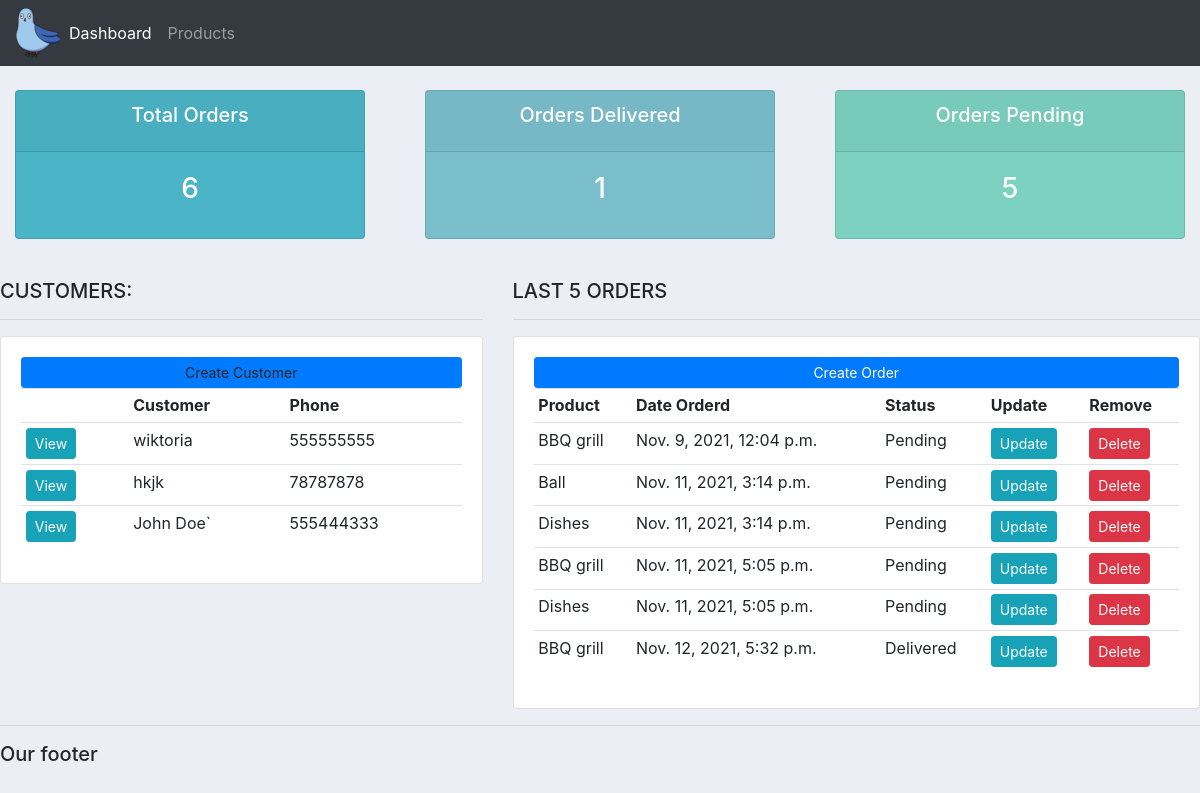
The page / on the database its author committed.
### accounts/models.py (models this page shows, shortened)
class Customer(models.Model):
	name = models.CharField(max_length=200, null=True)
	phone = models.CharField(max_length=200, null=True)
	email = models.CharField(max_length=200, null=True)
	date_created = models.DateTimeField(auto_now_add=True, null=True)

class Order(models.Model):
	STATUS = (
			('Pending', 'Pending'),
			('Out for delivery', 'Out for delivery'),
			('Delivered', 'Delivered'),
			)
	customer = models.ForeignKey(Customer, null=True, on_delete=models.SET_NULL) #w nawiasach piszemy jaki model ma być "rodzicem" tego modelu tutaj. on_delete oznacza, ze za kazdym razem jak usuniemy customera z bazy danych, to wtedy to konkretne pole bedzie po prostu nullem
	product = models.ForeignKey(Product, null=True, on_delete=models.SET_NULL)
	date_created = models.DateTimeField(auto_now_add=True, null=True)
	status = models.CharField(max_length=200, null=True, choices=STATUS)

class Product(models.Model):
	CATEGORY = (
			('Indoor', 'Indoor'),
			('Out Door', 'Out Door'),
			)
	name = models.CharField(max_length=200, null=True)
	price = models.FloatField(null=True)
	category = models.CharField(max_length=200, null=True, choices=CATEGORY)
	description = models.CharField(max_length=200, null=True, blank=True) #blank czyli nie trzeba bedzie podawac opisu zeby wszystko dzialalo
	date_created = models.DateTimeField(auto_now_add=True, null=True)
	tags = models.ManyToManyField(Tag)
	def __str__(self):
		return self.name

### accounts/views.py (the view)
# urls.py: path('', views.home, name="home"),   #dodajemy tutaj takie nazwy jak w pliku views nazywaly sie funkcje. Za pomocą "name możmey uzyc tgo w templatkach bez uzywania zahardkodowanych url patternow"
def home(request):                      #Tworzymy stronę home
    orders = Order.objects.all()
    customers = Customer.objects.all()
    total_customers = customers.count()
    total_orders = orders.count()
    delivered = orders.filter(status='Delivered').count()
    pending = orders.filter(status='Pending').count()
    context = {'orders':orders, 'customers':customers, 'total_orders':total_orders, 'delivered':delivered, 'pending':pending}
    return render(request, 'accounts/dashboard.html', context)

### accounts/templates/accounts/dashboard.html
{%  extends 'accounts/main.html' %}
{% block content %}
{%  include 'accounts/status.html' %}
<br>
<div class="row">
	<div class="col-md-5">
		<h5>CUSTOMERS:</h5>
		<hr>
		<div class="card card-body">
			<a class="btn btn-primary  btn-sm btn-block" >Create Customer</a>
			<table class="table table-sm">
				<tr>
					<th></th>
					<th>Customer</th>
					<th>Phone</th>
				</tr>
				{% for customer in customers %}
					<tr>
						<td><a class="btn btn-sm btn-info" href="{% url 'customer' customer.id %}">View</a></td>
						<td>{{customer.name}}</td>
						<td>{{customer.phone}}</td>
					</tr>
				{% endfor %}
			</table>
		</div>
	</div>
	<div class="col-md-7">
		<h5>LAST 5 ORDERS</h5>
		<hr>
		<div class="card card-body">
			<a class="btn btn-primary  btn-sm btn-block" href="{% url 'create_order' %}">Create Order</a>
			<table class="table table-sm">
				<tr>
					<th>Product</th>
					<th>Date Orderd</th>
					<th>Status</th>
					<th>Update</th>
					<th>Remove</th>
				</tr>
				{% for order in orders %}
				<tr>
					<td>{{order.product}}</td>
					<td>{{order.date_created}}</td>
					<td>{{order.status}}</td>
					<td><a class="btn btn-sm btn-info" href="">Update</a></td>
					<td><a class="btn btn-sm btn-danger" href="">Delete</a></td>
				</tr>
			{% endfor %}
			</table>
		</div>
	</div>
</div>
{% endblock %}

### accounts/templates/accounts/main.html (shortened to what this page needs)
{% load static %}
<!DOCTYPE html>
<html>
<head>
    <link rel="stylesheet" href="https://stackpath.bootstrapcdn.com/bootstrap/4.3.1/css/bootstrap.min.css">
    <link rel="stylesheet" type="text/css" href="{% static 'css/main.css' %}">
</head>
<body>
    {% include 'accounts/navbar.html' %}
    {% block content %}{% endblock %}
    <hr>
    <h5>Our footer</h5>
</body>
</html>

### accounts/templates/accounts/navbar.html (shortened to what this page needs)
{% load static %}
<nav class="navbar navbar-expand-lg navbar-dark bg-dark">
    <img src="{% static 'images/logo.png' %}">
    <div class="collapse navbar-collapse" id="navbarNav">
      <ul class="navbar-nav">
        <li class="nav-item active">
          <a class="nav-link" href="{% url 'home' %}">Dashboard</a>
        </li>
        <li class="nav-item">
          <a class="nav-link" href="{% url 'products' %}">Products</a>
        </li>
      </ul>
    </div>
  </nav>

### accounts/templates/accounts/status.html
<br>
<div class="row">
	<div class="col">
		<div class="col-md">
			<div class="card text-center text-white  mb-3" id="total-orders">
			  	<div class="card-header">
			  		<h5 class="card-title">Total Orders</h5>
			  	</div>
			  	<div class="card-body">
			    	<h3 class="card-title">{{total_orders}}</h3>
			  	</div>
			</div>
		</div>
	</div>
	<div class="col">
		<div class="col-md">
			<div class="card text-center text-white  mb-3" id="orders-delivered">
			  	<div class="card-header">
			  		<h5 class="card-title">Orders Delivered</h5>
			  	</div>
			  	<div class="card-body">
			    	<h3 class="card-title">{{delivered}}</h3>
			  	</div>
			</div>
		</div>
	</div>
	<div class="col">
		<div class="col-md">
			<div class="card text-center text-white  mb-3" id="orders-pending">
			  	<div class="card-header">
			  		<h5 class="card-title">Orders Pending</h5>
			  	</div>
			  	<div class="card-body">
			    	<h3 class="card-title">{{pending}}</h3>
			  	</div>
			</div>
		</div>
	</div>
</div>

### static/css/main.css (style rules this page uses)
body { background-color: #ebeff5; }
#total-orders { background-color: #4cb4c7; }
#orders-delivered { background-color: #7abecc; }
#orders-pending { background-color: #7CD1C0; }

### rows shown on the page
Customer: name "wiktoria", phone "555555555"
Customer: name "hkjk", phone "78787878"
Customer: name "John Doe`", phone "555444333"
Order: product "BBQ grill", date_created "Nov. 9, 2021, 12:04 p.m.", status "Pending"
Order: product "Ball", date_created "Nov. 11, 2021, 3:14 p.m.", status "Pending"
Order: product "Dishes", date_created "Nov. 11, 2021, 3:14 p.m.", status "Pending"
Order: product "BBQ grill", date_created "Nov. 11, 2021, 5:05 p.m.", status "Pending"
Order: product "Dishes", date_created "Nov. 11, 2021, 5:05 p.m.", status "Pending"
Order: product "BBQ grill", date_created "Nov. 12, 2021, 5:32 p.m.", status "Delivered"

### other values the page prints
{{ total_orders }} "6"
{{ delivered }} "1"
{{ pending }} "5"
